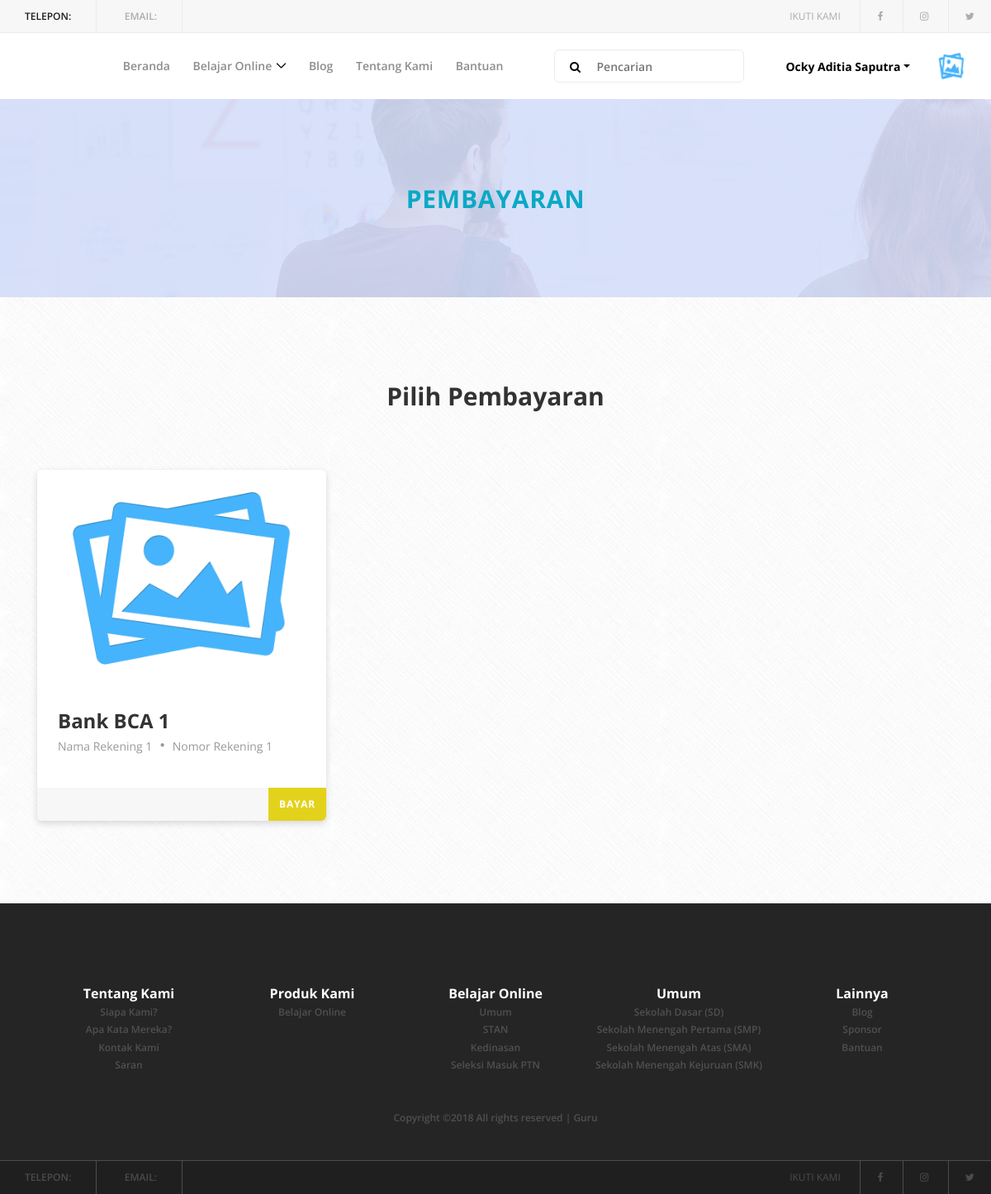
The app's page /payment.php?subject_code=AGAMA_ISLAM_SD (signed in), older data.
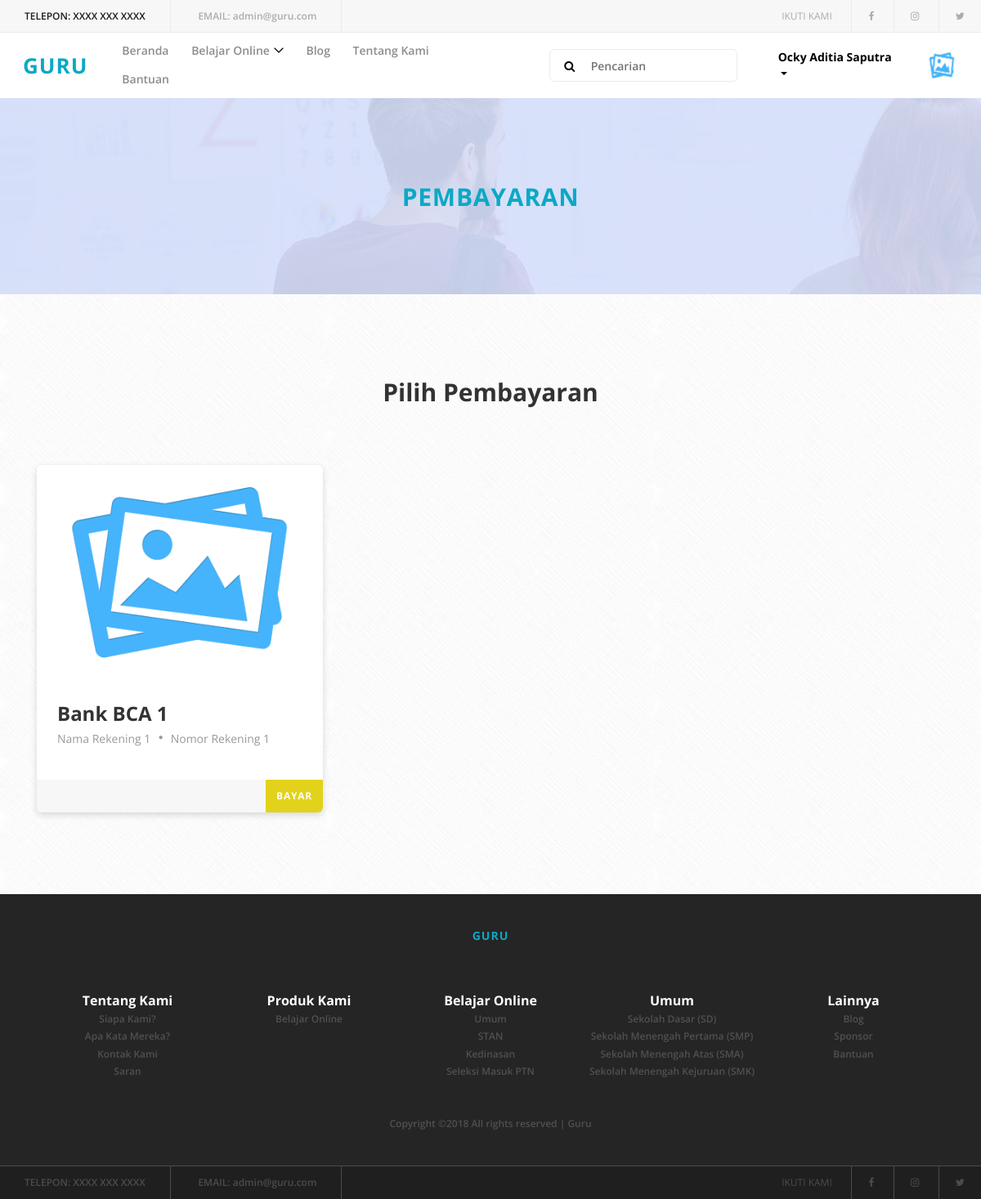
The same page, newer data.
### tables this page shows
CREATE TABLE IF NOT EXISTS `payment` (
  `code` varchar(50) NOT NULL,
  `bank_name` varchar(150) NOT NULL,
  `account_name` varchar(150) NOT NULL,
  `account_number` varchar(150) NOT NULL,
  `img` text NOT NULL
);

CREATE TABLE IF NOT EXISTS `info` (
  `code` varchar(50) NOT NULL,
  `email` varchar(250) NOT NULL,
  `phone` varchar(250) NOT NULL,
  `facebook` text NOT NULL,
  `twitter` text NOT NULL,
  `instagram` text NOT NULL
);

CREATE TABLE IF NOT EXISTS `logo` (
  `code` varchar(50) NOT NULL,
  `name` varchar(250) NOT NULL,
  `img` text NOT NULL
);

### payment.php (the view, shortened to what this page needs)
<!DOCTYPE html>
<html lang="en">
<head>
	<?php
		include 'header.php';
	?>
</head>
<body>
    <header class="header-area">
        <?php
			include 'body-header.php';
		?>
        <?php
			include 'body-menu.php';
		?>
    </header>
	<?php
		$subject_code = "";
		if (isset($_GET['subject_code'])) {
			$subject_code = $_GET['subject_code'];
		}
		$sql_data = "SELECT * FROM payment";
		if (!$result_data = $mysqli->query($sql_data)) {
			$message = "Error.";
		}
	?>
    <div class="clever-catagory bg-img d-flex align-items-center justify-content-center p-3" style="background-image: url(img/bg-img/bg4.jpg);">
        <h3>Pembayaran</h3>
    </div>
    <section class="popular-courses-area section-padding-100-0" style="background-image: url(img/core-img/texture.png);">
        <div class="container">
            <div class="row">
                <div class="col-12">
                    <div class="section-heading">
                        <h3>Pilih Pembayaran</h3>
                    </div>
                </div>
            </div>
            <div class="row">
				<?php
					$transition = 0;
					while ($data = $result_data->fetch_assoc()) {
						$code = $data['code'];
						$bank_name = $data['bank_name'];
						$account_name = $data['account_name'];
						$account_number = $data['account_number'];
						$img = $data['img'];
						$transition += 250;
				?>
                <div class="col-12 col-md-6 col-lg-4">
                    <div class="single-popular-course mb-100 wow fadeInUp" data-wow-delay="<?php echo $transition; ?>ms">
                        <img src="img/bg-img/<?php echo $img; ?>" alt="<?php echo $account_name; ?>">
                        <div class="course-content">
                            <a href="#"><h4><?php echo $bank_name; ?></h4></a>
                            <div class="meta d-flex align-items-center">
                                <a href="#"><?php echo $account_name; ?></a>
                                <span><i class="fa fa-circle" aria-hidden="true"></i></span>
                                <a href="#"><?php echo $account_number; ?></a>
                            </div>
                        </div>
                        <div class="seat-rating-fee d-flex justify-content-between">
                            <div class="course-fee h-100">
                                <a href="transactions.php?subject_code=<?php echo $subject_code; ?>&payment_code=<?php echo $code; ?>">Bayar</a>
                            </div>
                        </div>
                    </div>
                </div>
				<?php
					}
				?>
            </div>
        </div>
    </section>
    <footer class="footer-area">
        <?php
			include 'body-top-footer.php';
		?>
        <?php
			include 'body-bottom-footer.php';
		?>
    </footer>
</body>
</html>

### header.php (shortened to what this page needs)
<?php
	if (isset($_SESSION['email'])) {
		$name = $_SESSION['name'];
	}
?>
<?php
	require ("config/config.php");
	$sql = "SELECT * FROM info";
	if (!$result = $mysqli->query($sql)) {
		$message = "Error.";
		exit;
	}
	while ($data = $result->fetch_assoc()) {
		$email_info = $data['email'];
		$phone_info = $data['phone'];
		$facebook_info = $data['facebook'];
		$twitter_info = $data['twitter'];
		$instagram_info = $data['instagram'];
	}
?>
<?php
	require ("config/config.php");
	$sql = "SELECT * FROM logo";
	if (!$result = $mysqli->query($sql)) {
		$message = "Error.";
		exit;
	}
	while ($data = $result->fetch_assoc()) {
		$logo_name = $data['name'];
		$logo_size = $data['size'];
	}
?>
   <link rel="stylesheet" href="style.css">
   <link rel="stylesheet" href="quiz.css">

### body-header.php
     <div class="top-header-area d-flex justify-content-between align-items-center">
<?php
	include 'contact-info.php';
?>
<?php
	include 'follow-us.php';
?>
     </div>

### contact-info.php
<div class="contact-info">
	<?php
		if (isset($email) && isset($status) && $status == "Admin") {
	?>
	<form action="query/admin-update-data-info.php" method="post" enctype="multipart/form-data">
		<input type="hidden" id="code_old_info" name="code_old_info" value="<?php echo $code_info; ?>">
		<a href="#"><span>Telepon:</span> <input type="text" id="phone" name="phone" placeholder="Telepon" value="<?php echo $phone_info; ?>"></a>
		<a href="#"><span>Email:</span> <input type="email" id="email" name="email" placeholder="Email" value="<?php echo $email_info; ?>"></a>
		<button class="btn clever-btn">Ubah</button>
	</form>
	<?php
		} else {
	?>
             <a href="#"><span>Telepon:</span> <?php echo $phone_info; ?></a>
             <a href="mailto:<?php echo $email_info; ?>"><span>Email:</span> <?php echo $email_info; ?></a>
	<?php
		}
	?>
         </div>

### follow-us.php
<div class="follow-us">
             <span>Ikuti kami</span>
             <a href="<?php echo $facebook_info; ?>"><i class="fa fa-facebook" aria-hidden="true"></i></a>
             <a href="<?php echo $instagram_info; ?>"><i class="fa fa-instagram" aria-hidden="true"></i></a>
             <a href="<?php echo $twitter_info; ?>"><i class="fa fa-twitter" aria-hidden="true"></i></a>
         </div>

### body-menu.php (shortened to what this page needs)
 <div class="clever-main-menu">
     <div class="classy-nav-container breakpoint-off">
         <nav class="classy-navbar justify-content-between" id="cleverNav">
             <a class="nav-brand" href="index.php" style="text-transform: uppercase; color:#0aa9c5; letter-spacing: 1px; font-weight: bold; font-size:<?php echo $logo_size; ?>pt" ><center><?php echo $logo_name; ?></center></a>
             <div class="classy-menu">
                 <div class="classynav">
                     <ul>
                         <li><a href="index.php">Beranda</a></li>
	<li><a href="online-learn-menu.php">Belajar Online</a>
                         </li>
                         <li><a href="blog.php">Blog</a></li>
                         <li><a href="about-us.php">Tentang Kami</a></li>
                         <li><a href="help.php">Bantuan</a></li>
                     </ul>
                     <div class="search-area">
                         <form action="coming-soon.php" method="post">
                             <input type="search" name="search" id="search" placeholder="Pencarian">
                             <button type="submit"><i class="fa fa-search" aria-hidden="true"></i></button>
                         </form>
                     </div>
<?php
	if (isset($email)) {
?>
                     <div class="login-state d-flex align-items-center">
                         <div class="user-name mr-30">
                             <div class="dropdown">
                                 <a class="dropdown-toggle" href="#" role="button" id="userName" data-toggle="dropdown" aria-haspopup="true" aria-expanded="false"><?php echo $name; ?></a>
                             </div>
                         </div>
                         <div class="userthumb">
                             <img src="img/bg-img/t-unknown.png" alt="">
                         </div>
                     </div>
<?php
	}
?>
                 </div>
             </div>
         </nav>
     </div>
 </div>

### body-top-footer.php (shortened to what this page needs)
<div class="top-footer-area">
          <div class="container">
              <div class="row">
                  <div class="col-12">
                      <div class="footer-logo">
                          <a href="index.php" style="text-transform: uppercase; color:#0aa9c5; letter-spacing: 1px; font-weight: bold; font-size:<?php echo $logo_size; ?>pt" ><?php echo $logo_name; ?></a>
                      </div>
				<br>
				<br>
				<div>
					<font size="3">
						<table style="color:white">
							<th style="width:15%;">Tentang Kami</th>
							<th style="width:15%;">Produk Kami</th>
							<th style="width:15%;">Belajar Online</th>
							<th style="width:15%;">Umum</th>
							<th style="width:15%;">Lainnya</th>
							<tr>
								<td><p><a href="about-us.php">Siapa Kami?</a></p></td>
								<td><p><a href="online-learn-menu.php">Belajar Online</a></p></td>
								<td><p><a href="online-learn.php">Umum</a></p></td>
								<td><p><a href="online-learn-category.php?category=Sekolah Dasar (SD)">Sekolah Dasar (SD)</a></p></td>
								<td><p><a href="blog.php">Blog</a></p></td>
							</tr>
							<tr>
								<td><p><a href="about-us.php">Apa Kata Mereka?</a></p></td>
								<td><p></p></td>
								<td><p><a href="online-learn-stan.php">STAN</a></p></td>
								<td><p><a href="online-learn-category.php?category=Sekolah Menengah Pertama (SMP)">Sekolah Menengah Pertama (SMP)</a></p></td>
								<td><p><a href="about-us.php">Sponsor</a></p></td>
							</tr>
							<tr>
								<td><p><a href="about-us.php">Kontak Kami</a></p></td>
								<td><p></p></td>
								<td><p><a href="online-learn-majesty.php">Kedinasan</p></td>
								<td><p><a href="online-learn-category.php?category=Sekolah Menengah Atas (SMA)">Sekolah Menengah Atas (SMA)</a></p></td>
								<td><p><a href="help.php">Bantuan</a></p></td>
							</tr>
							<tr>
								<td><p><a href="about-us.php">Saran</a></p></td>
								<td><p></p></td>
								<td><p><a href="online-learn-college-exam.php">Seleksi Masuk PTN</a></p></td>
								<td><p><a href="online-learn-category.php?category=Sekolah Menengah Kejuruan (SMK)">Sekolah Menengah Kejuruan (SMK)</a></p></td>
								<td><p></p></td>
							</tr>
						</table>
					</font>
				</div>
				<br>
				<br>
                      <p><a href="index.php">
					Copyright &copy;<script>document.write(new Date().getFullYear());</script> All rights reserved | Guru</a>
					</p>
                  </div>
              </div>
          </div>
      </div>

### body-bottom-footer.php
<div class="bottom-footer-area d-flex justify-content-between align-items-center">
	<?php
		include 'contact-info.php';
	?>
	<?php
		include 'follow-us.php';
	?>
      </div>

Row changes from the older to the newer data that the page shows:
added info: phone "XXXX XXX XXXX XXXX XXX XXXX", email "admin@guru.com admin@guru.com"
added logo: name "GURU"
